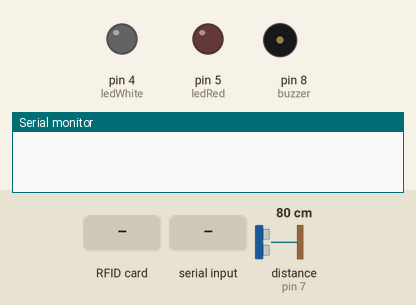
Recording of a sketch running on a simulated Arduino Uno, built with avr-gcc and run on an emulated ATmega328P. On the bench: output pins drawn as LEDs (lit = HIGH), buzzer (waves = sounding, pin HIGH), the last lines printed to the serial monitor. Wiring (inferred from the names in the program): ultrasonic range finder: trigger pin 6; echo pin 7. The inputs (shaded band) are chosen by the test bench; at power-on: distance to the obstacle (sensor on pin 7) 80 cm. The echo pulse lasts 58.3 µs per cm; pins used as bus, display or sensor lines are not drawn.

Above: at 1.2 s.
1.3 s: distance to the obstacle (sensor on pin 7) set to 7 cm
2.8 s: distance to the obstacle (sensor on pin 7) set to 4 cm
At 3.03 s:
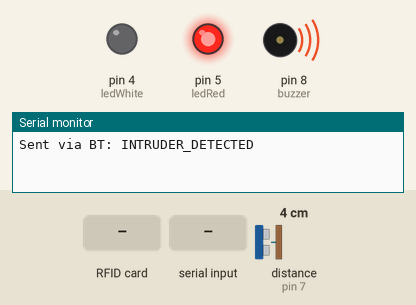
5.8 s: RFID card 5E 7A 19 C4 held to the reader
At 8.4 s:
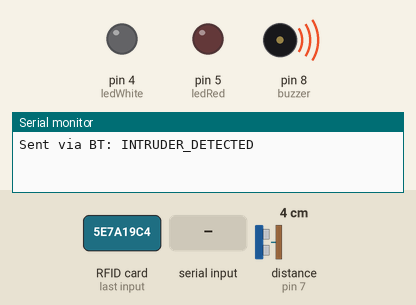
8.8 s: "ACC_OK\n" received over the second serial link
At 10.7 s:
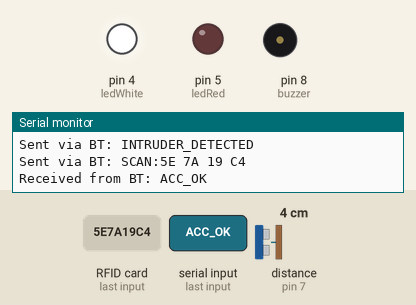
11.0 s: "ACC_DENIED\n" received over the second serial link
At 12.0 s:
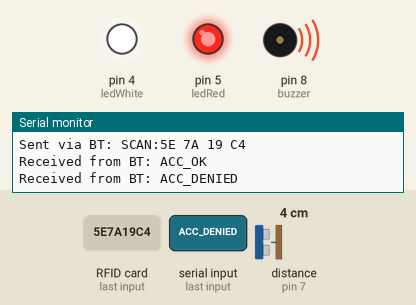
14.0 s: RFID card 5E 7A 19 C4 held to the reader
At 16.05 s:
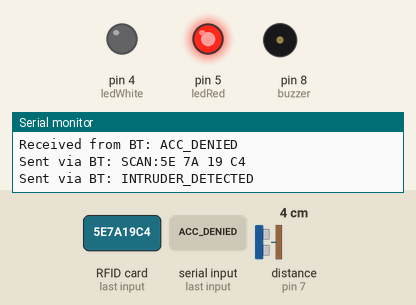
Timing chart, 0 to 18.0 s (numbered marks = the images above; inputs shaded):
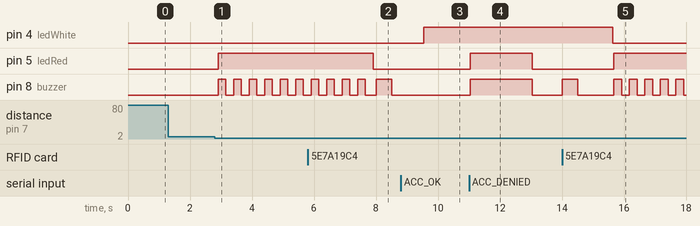

The sketch:

sketch_may21a.ino
```cpp
#include <SPI.h>
#include <MFRC522.h>
#include <SoftwareSerial.h>

#define RST_PIN   9
#define SS_PIN    10
MFRC522 mfrc522(SS_PIN, RST_PIN);

#define TRIG_PIN  6
#define ECHO_PIN  7

SoftwareSerial bluetooth(2, 3);

const int ledWhite = 4;
const int ledRed   = 5;
const int buzzer   = 8;

bool bypassUltrasonic = false;
unsigned long bypassTimer = 0;
const unsigned long bypassDuration = 5000;

void setup() {
  Serial.begin(9600);
  bluetooth.begin(9600);

  SPI.begin();
  mfrc522.PCD_Init();

  pinMode(TRIG_PIN, OUTPUT);
  pinMode(ECHO_PIN, INPUT);
  pinMode(ledWhite, OUTPUT);
  pinMode(ledRed, OUTPUT);
  pinMode(buzzer, OUTPUT);

  digitalWrite(ledWhite, LOW);
  digitalWrite(ledRed, LOW);
  digitalWrite(buzzer, LOW);
}

void loop() {
  if (bypassUltrasonic && (millis() - bypassTimer >= bypassDuration)) {
    bypassUltrasonic = false;
    digitalWrite(ledWhite, LOW);
  }

  if (mfrc522.PICC_IsNewCardPresent() && mfrc522.PICC_ReadCardSerial()) {
    String uidString = "";
    for (byte i = 0; i < mfrc522.uid.size; i++) {
      uidString += String(mfrc522.uid.uidByte[i] < 0x10 ? "0" : "");
      uidString += String(mfrc522.uid.uidByte[i], HEX);
      if (i < mfrc522.uid.size - 1) uidString += " ";
    }
    uidString.toUpperCase();

    digitalWrite(buzzer, HIGH);
    delay(500);
    digitalWrite(buzzer, LOW);

    bluetooth.print("SCAN:" + uidString + "\n");
    Serial.println("Sent via BT: SCAN:" + uidString);

    mfrc522.PICC_HaltA();
    mfrc522.PCD_StopCrypto1();
    delay(1000);
  }

  if (bluetooth.available()) {
    String response = bluetooth.readStringUntil('\n');
    response.trim();
    Serial.println("Received from BT: " + response);

    if (response == "ACC_OK") {
      digitalWrite(ledWhite, HIGH);
      bypassUltrasonic = true;
      bypassTimer = millis();

    } else if (response == "REG_OK") {
      for(int i=0; i<2; i++){
        digitalWrite(ledWhite, HIGH);
        delay(150);
        digitalWrite(ledWhite, LOW);
        delay(150);
      }

    } else if (response == "ACC_DENIED") {
      digitalWrite(ledRed, HIGH);
      digitalWrite(buzzer, HIGH);
      delay(2000);

      digitalWrite(buzzer, LOW);
      digitalWrite(ledRed, LOW);
    }
  }

  if (!bypassUltrasonic) {
    long duration, distance;
    digitalWrite(TRIG_PIN, LOW);
    delayMicroseconds(2);
    digitalWrite(TRIG_PIN, HIGH);
    delayMicroseconds(10);
    digitalWrite(TRIG_PIN, LOW);

    duration = pulseIn(ECHO_PIN, HIGH);
    distance = duration * 0.034 / 2;

    if (distance > 0 && distance < 5) {
      bluetooth.print("INTRUDER_DETECTED\n");
      Serial.println("Sent via BT: INTRUDER_DETECTED");

      digitalWrite(ledRed, HIGH);
      for (int i = 0; i < 10; i++) {
        digitalWrite(buzzer, HIGH);
        delay(250);
        digitalWrite(buzzer, LOW);
        delay(250);
      }
      digitalWrite(ledRed, LOW);
    }
  }

  delay(100);
}
```

Measured:
- the behaviour switches between 6 and 5 cm on distance to the obstacle (sensor on pin 7) (found by bisection; images 0 and 1)
- after the input at 1.3 s, every drawn part: stays the same
- after the input at 2.8 s, pin 5 (ledRed): LOW → HIGH after 0.11 s; pin 8 (buzzer): alternates HIGH for 0.25 s and LOW for 0.25 s, starting after 0.11 s
- after the input at 5.8 s, pin 5 (ledRed): goes on until 7.9 s, then stays LOW
- after the input at 8.8 s, pin 4 (ledWhite): LOW → HIGH after 0.73 s; pin 5 (ledRed): stays LOW (without the input it goes to HIGH after 0.75 s); pin 8 (buzzer): stops changing and stays LOW
- after the input at 11.0 s, pin 5 (ledRed), pin 8 (buzzer): LOW → HIGH at once, → LOW 2.0 s later
- after the input at 14.0 s, pin 4 (ledWhite): HIGH → LOW after 1.6 s instead of 0.64 s; pin 5 (ledRed): LOW → HIGH after 1.7 s instead of 0.68 s
